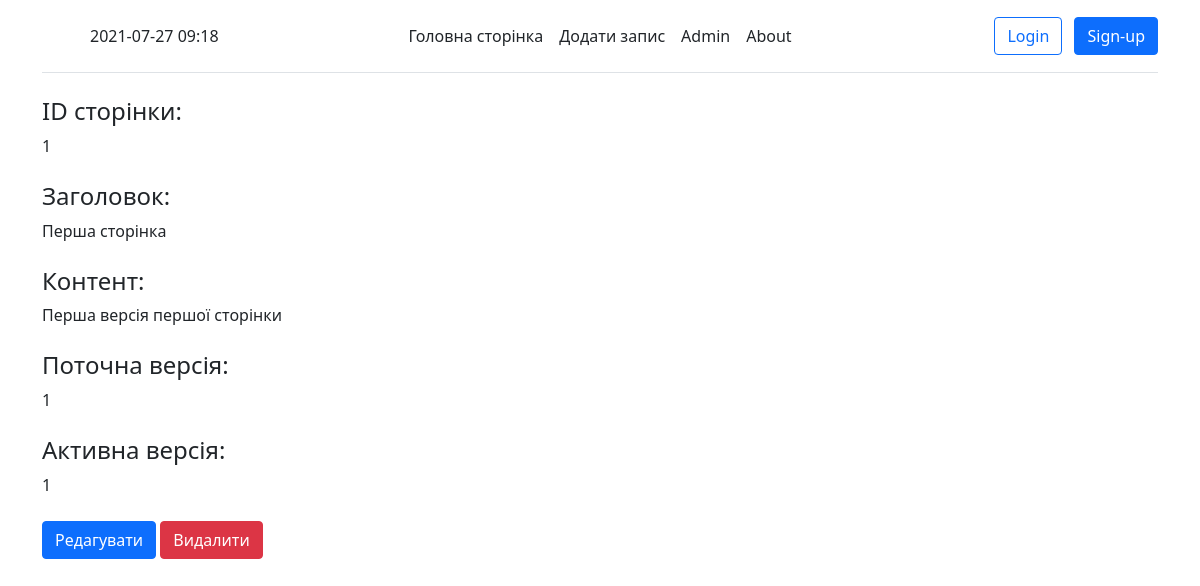
/page/1/, run on the app's committed database.
### app/models.py (models this page shows, shortened)
class PageVersion(models.Model):
    title = models.CharField(verbose_name='Заголовок', max_length=250)
    content = models.TextField(verbose_name='Контент', )
    current_version = models.PositiveIntegerField(verbose_name='Поточна версія', )
    active_version = models.PositiveIntegerField(verbose_name='Активна версія', default=1)
    class Meta:
        verbose_name = 'Поточна версія'
        verbose_name_plural = 'Поточні версії'
        ordering = ['current_version']

### app/views.py (the view)
# urls.py: path('page/<int:record_id>/', views.view_record, name='page'),
def view_record(request, record_id):
    record = WikiPage.objects.get(pk=record_id)
    current_version = record.versions
    content = {
        'title': record.title,
        'record': record,
        'current_version': current_version,
    }
    return render(request, 'record.html', content)

### templates/record.html (shortened to what this page needs)
{% extends 'base.html' %}
{% block body %}
    <h4>ID сторінки:</h4>
        <div>
            {{ current_version.id}}
        </div>
        <br>
        <h4>Заголовок:</h4>
        <div>
            {{ current_version.title }}
        </div>
        <br>
        <h4>Контент:</h4>
        <div>
            {{ current_version.content }}
        </div>
        <br>
        <h4>Поточна версія:</h4>
        <div>
            {{ current_version.current_version }}
        </div>
        <br>
        <h4>Активна версія:</h4>
        <div>
            {{ current_version.active_version }}
        </div>
        <br>
        <div>
                <a href="/edit/{{ current_version.id }}" class="btn btn-primary">Редагувати</a>
                <a href="/delete/{{ current_version.id }}" class="btn btn-danger">Видалити</a>
        </div>
{% endblock %}

### data on the page
PageVersion: id "1", title "Перша сторінка", content "Перша версія першої сторінки", current_version "1", active_version "1"
